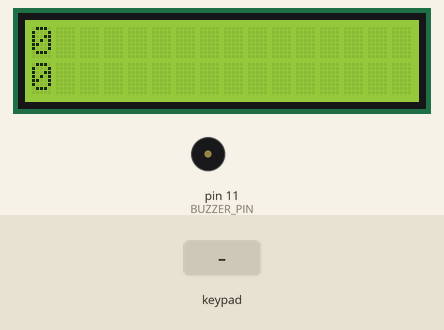
The sketch below on a simulated Arduino Uno, built with avr-gcc and run on an emulated ATmega328P. Parts: 16×2 character LCD, buzzer (waves = sounding). The test bench sets the inputs (shaded band).

Above: at 3.6 s.
3.7 s: keypad keys 9 8 7 6 A pressed 0.4 s apart
At 6.2 s:
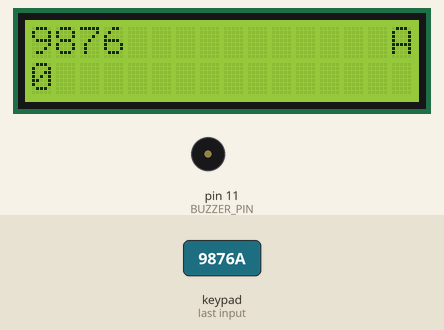
7.2 s: key 'B' pressed
At 8.0 s:
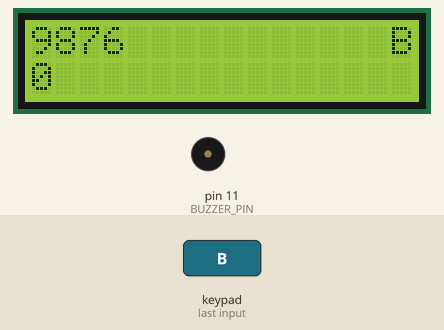
10.2 s: key 'C' pressed
At 11.8 s:
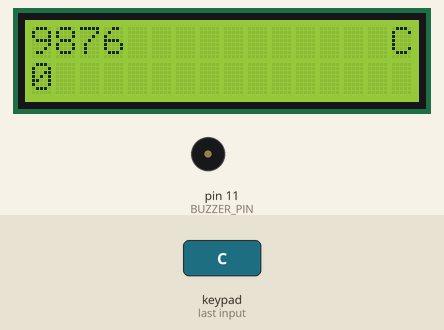
12.1 s: keypad keys 9 8 7 6 D pressed 0.4 s apart
At 14.6 s:
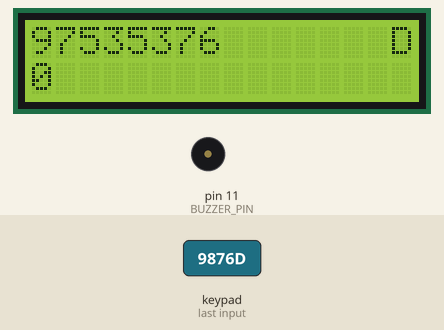
15.7 s: key 'A' pressed
At 16.9 s:
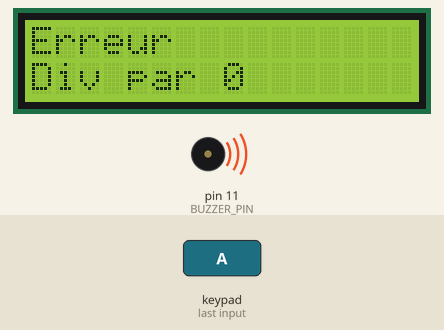
Timing chart, 0 to 18.7 s (numbered marks = the images above; inputs shaded):
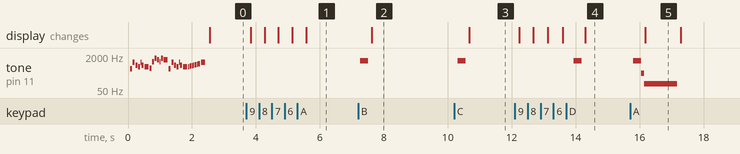

The sketch:

code.ino
```cpp
#include "LiquidCrystal_I2C.h"
#include "string.h"
#include <Keypad.h>

//definition note musique
#define NOTE_B0 31
#define NOTE_C1 33
#define NOTE_CS1 35
#define NOTE_D1 37
#define NOTE_DS1 39
#define NOTE_E1 41
#define NOTE_F1 44
#define NOTE_FS1 46
#define NOTE_G1 49
#define NOTE_GS1 52
#define NOTE_A1 55
#define NOTE_AS1 58
#define NOTE_B1 62
#define NOTE_C2 65
#define NOTE_CS2 69
#define NOTE_D2 73
#define NOTE_DS2 78
#define NOTE_E2 82
#define NOTE_F2 87
#define NOTE_FS2 93
#define NOTE_G2 98
#define NOTE_GS2 104
#define NOTE_A2 110
#define NOTE_AS2 117
#define NOTE_B2 123
#define NOTE_C3 131
#define NOTE_CS3 139
#define NOTE_D3 147
#define NOTE_DS3 156
#define NOTE_E3 165
#define NOTE_F3 175
#define NOTE_FS3 185
#define NOTE_G3 196
#define NOTE_GS3 208
#define NOTE_A3 220
#define NOTE_AS3 233
#define NOTE_B3 247
#define NOTE_C4 262
#define NOTE_CS4 277
#define NOTE_D4 294
#define NOTE_DS4 311
#define NOTE_E4 330
#define NOTE_F4 349
#define NOTE_FS4 370
#define NOTE_G4 392
#define NOTE_GS4 415
#define NOTE_A4 440
#define NOTE_AS4 466
#define NOTE_B4 494
#define NOTE_C5 523
#define NOTE_CS5 554
#define NOTE_D5 587
#define NOTE_DS5 622
#define NOTE_F5 698
#define NOTE_FS5 740
#define NOTE_G5 784
#define NOTE_A5 880
#define NOTE_AS5 932
#define NOTE_B5 988
#define NOTE_C6 1047
#define NOTE_CS6 1109
#define NOTE_D6 1175
#define NOTE_DS6 1245
#define NOTE_E6 1319
#define NOTE_F6 1397
#define NOTE_FS6 1480
#define NOTE_G6 1568
#define NOTE_GS6 1661
#define NOTE_A6 1760
#define NOTE_AS6 1865
#define NOTE_B6 1976
#define NOTE_C7 2093
#define NOTE_CS7 2217
#define NOTE_D7 2349
#define NOTE_DS7 2489
#define NOTE_E7 2637
#define NOTE_F7 2794
#define NOTE_FS7 2960
#define NOTE_G7 3136
#define NOTE_GS7 3322
#define NOTE_A7 3520
#define NOTE_AS7 3729
#define NOTE_B7 3951
#define NOTE_C8 4186
#define NOTE_CS8 4435
#define NOTE_D8 4699
#define NOTE_DS8 4978
#define NOTE_B0  31
#define NOTE_C1  33
#define NOTE_CS1 35
#define NOTE_D1  37
#define NOTE_DS1 39
#define NOTE_E1  41
#define NOTE_F1  44
#define NOTE_FS1 46
#define NOTE_G1  49
#define NOTE_GS1 52
#define NOTE_A1  55
#define NOTE_AS1 58
#define NOTE_B1  62
#define NOTE_C2  65
#define NOTE_CS2 69
#define NOTE_D2  73
#define NOTE_DS2 78
#define NOTE_E2  82
#define NOTE_F2  87
#define NOTE_FS2 93
#define NOTE_G2  98
#define NOTE_GS2 104
#define NOTE_A2  110
#define NOTE_AS2 117
#define NOTE_B2  123
#define NOTE_C3  131
#define NOTE_CS3 139
#define NOTE_DB3 139
#define NOTE_D3  147
#define NOTE_DS3 156
#define NOTE_EB3 156
#define NOTE_E3  165
#define NOTE_F3  175
#define NOTE_FS3 185
#define NOTE_G3  196
#define NOTE_GS3 208
#define NOTE_A3  220
#define NOTE_AS3 233
#define NOTE_B3  247
#define NOTE_C4  262
#define NOTE_CS4 277
#define NOTE_D4  294
#define NOTE_DS4 311
#define NOTE_E4  330
#define NOTE_F4  349
#define NOTE_FS4 370
#define NOTE_G4  392
#define NOTE_GS4 415
#define NOTE_A4  440
#define NOTE_AS4 466
#define NOTE_D5  587
#define NOTE_DS5 622
#define NOTE_G5  784
#define NOTE_GS5 831
#define NOTE_AS5 932
#define NOTE_CS6 1109
#define NOTE_D6  1175
#define NOTE_DS6 1245
#define NOTE_F6  1397
#define NOTE_FS6 1480
#define NOTE_GS6 1661
#define NOTE_A6  1760
#define NOTE_AS6 1865
#define NOTE_B6  1976
#define NOTE_C7  2093
#define NOTE_CS7 2217
#define NOTE_D7  2349
#define NOTE_DS7 2489
#define NOTE_E7  2637
#define NOTE_F7  2794
#define NOTE_FS7 2960
#define NOTE_G7  3136
#define NOTE_GS7 3322
#define NOTE_A7  3520
#define NOTE_AS7 3729
#define NOTE_B7  3951
#define NOTE_C8  4186
#define NOTE_CS8 4435
#define NOTE_D8  4699
#define NOTE_DS8 4978
#define REST     0
#define NOTE_A5  880
#define NOTE_B5  988
#define NOTE_G6  1568
#define NOTE_C6  1047
#define NOTE_E6  1319
#define NOTE_C5  523
#define NOTE_CS5 554
#define NOTE_FS5 740
#define NOTE_E5  659
#define NOTE_F5  698
#define NOTE_B4  494
#define NOTE_GS5 831
#define NOTE_E5 659


//création objet LCD
LiquidCrystal_I2C LCD(0x27,16,2);

//def constante utile et autre variables
int line = 0;
int row=0;
String valeur ;
long nombreA=0;
long nombreB=0;
String operateur="0";
int reste=0;
#define BUZZER_PIN 11

//defition musique pacman
int melody[] = {
  NOTE_B4, NOTE_B5, NOTE_FS5, NOTE_DS5,
  NOTE_B5, NOTE_FS5, NOTE_DS5, NOTE_C5,
  NOTE_C6, NOTE_G6, NOTE_E6, NOTE_C6, NOTE_G6, NOTE_E6,

  NOTE_B4, NOTE_B5, NOTE_FS5, NOTE_DS5, NOTE_B5,
  NOTE_FS5, NOTE_DS5, NOTE_DS5, NOTE_E5, NOTE_F5,
  NOTE_F5, NOTE_FS5, NOTE_G5, NOTE_G5, NOTE_GS5, NOTE_A5, NOTE_B5
};

int durations[] = {
  16, 16, 16, 16,
  32, 16, 8, 16,
  16, 16, 16, 32, 16, 8,

  16, 16, 16, 16, 32,
  16, 8, 32, 32, 32,
  32, 32, 32, 32, 32, 16, 8
};


const int ROW_NUM = 4; //four rows
const int COLUMN_NUM = 4; //four columns

char keys[ROW_NUM][COLUMN_NUM] = {
  {'1','2','3', 'A'},
  {'4','5','6', 'B'},
  {'7','8','9', 'C'},
  {'*','0','#', 'D'}
};

byte pin_rows[ROW_NUM] = {9, 8, 7, 6}; //connect to the row pinouts of the keypad
byte pin_column[COLUMN_NUM] = {5, 4, 3, 2}; //connect to the column pinouts of the keypad

Keypad keypad = Keypad( makeKeymap(keys), pin_rows, pin_column, ROW_NUM, COLUMN_NUM );


void setup() {
  pinMode(BUZZER_PIN, OUTPUT);
  //demarage écran Lcd
  LCD.init(); // initialisation de l'afficheur
  LCD.backlight();
  LCD.setCursor(2, 0);
  LCD.print("HELLO  WORLD");
  Serial.begin(9600);
  //début musique pacman de démarrage
  int size = sizeof(durations) / sizeof(int);

  for (int note = 0; note < size; note++) {
    //to calculate the note duration, take one second divided by the note type.
    //e.g. quarter note = 1000 / 4, eighth note = 1000/8, etc.
    int duration = 1000 / durations[note];
    tone(BUZZER_PIN, melody[note], duration);

    //to distinguish the notes, set a minimum time between them.
    //the note's duration + 30% seems to work well:
    int pauseBetweenNotes = duration * 1.30;
    delay(pauseBetweenNotes);

    //stop the tone playing:
    noTone(BUZZER_PIN);
  }
  //Fin initialisation
}


void loop(){
  //début programme principal
  //On rajoute un délai entre chaque itération
  delay(100);
  //on utilise la fonction getkey() pour voir quel touche est préssé sur le keypad
  char key = keypad.getKey();
  //on réinitialise l'écran LCD et on écrit les valeurs stoqué actuellement dessus
  //Premiere ligne : nombreA et éventuellement l'opération qu'on souhaite faire actuellement
  //Deuxième ligne : nombreB
  LCD.clear();
  LCD.setCursor(0,0);
  LCD.print(nombreA);
  LCD.setCursor(0,1);
  LCD.print(nombreB);
  //Si il n'y a pas d'opérations en cours, pas besoin d'afficher un opérateur
  if (operateur!="0"){
    LCD.setCursor(15,0);
    LCD.print(operateur);
  }
  //détection appuie touche
  if (key){
    //on convertie le char key en string pour pouvoir effectuer des comparaisons
    valeur = String(key);
    //Si on est en train de renseigner nombreA et qu'on appuie sur un nombre
    if ((valeur!="A")&&(valeur!="B")&&(valeur!="C")&&(valeur!="D")&&(operateur=="0")&&(valeur!="*")&&(valeur!="#")){
      //Si le nombre ne cause pas d'overflow
      if ((nombreA*10+ valeur.toInt()<=9999999)&&(nombreA*10+ valeur.toInt()>=-9999999)){
        nombreA= nombreA*10+ valeur.toInt();
      }
      //Si overflow
      else{
        tone (11, 300);
        LCD.clear();
        LCD.setCursor(0,0);
        LCD.print("Erreur");
        delay(1000);
        nombreA=0;
        nombreB=0;
        operateur="0";
        delay(500);
        noTone (11);
      }
    }
    //Sinon si on renseigne nombreB
    else if ((valeur!="A")&&(valeur!="B")&&(valeur!="C")&&(valeur!="D")&&(valeur!="#")&&(valeur!="*")){
      //Si ne cause pas d'overflow
      if ((nombreB*10+ valeur.toInt()<=9999999)&&(nombreB*10+ valeur.toInt()>=-9999999)){
        nombreB= nombreB*10+ valeur.toInt();
      }
      //Si overflow
      else{
        tone (11, 300);
        LCD.clear();
        LCD.setCursor(0,0);
        LCD.print("Erreur");
        delay(1000);
        nombreA=0;
        nombreB=0;
        operateur="0";
        delay(500);
        noTone (11);
      }
    }
    // Dans le cas ou c'est une opération
    else {
      //Si addition
      if(valeur=="A"){
        if (operateur=="0") {
          operateur="A";
        }
        else{
          egalite();
          operateur="A";
        }
        }
      //Si soustraction
      else if(valeur=="B"){
        if (operateur=="0") {
          operateur="B";
        }
        else{
          egalite();
          operateur="B";
        }
        }
      //Si multiplication
      else if(valeur=="C"){
        if (operateur=="0") {
          operateur="C";
        }
        else{
          egalite();
          operateur="C";
        }
        }
      //Si division
      else if(valeur=="D"){
        if ((operateur=="0")) {
          operateur="D";
        }


        else{
          egalite();
          operateur="D";
        }
        }
      //Si on souhaite calculer les valeurs
      else if(valeur=="#"){
        egalite();
        }
      //Si on souhaite renitialiser
      else if(valeur=="*"){
        nombreA=0;
        nombreB=0;
        operateur="0";
        tone (11, 600);
        delay(500);
        noTone (11);
        }
    }
    }
  }

//Fonction permettant d'effectuer les calculs après égalité.
int egalite(){
  tone (11, 1200);
  delay(250);
  noTone (11);
  if(operateur=="A"){
          nombreA=nombreA+nombreB;
          nombreB=0;
          operateur="0";
          }
        else if(operateur=="B"){
          nombreA=nombreA-nombreB;
          nombreB=0;
          operateur="0";
          }
        else if(operateur=="C"){
          nombreA=nombreA*nombreB;
          nombreB=0;
          operateur="0";
          }
        else if(operateur=="D"){

          //Système anti division par 0
          if (nombreB==0){
            tone (11, 300);
            delay(100);
            tone(11,100);
            LCD.clear();
            LCD.setCursor(0,0);
            LCD.print("Erreur");
            LCD.setCursor(0,1);
            LCD.print("Div par 0");
            delay(1000);
            nombreA=0;
            nombreB=0;
            operateur="0";
            noTone (11);
            }
          if(nombreB!=0){
              nombreA=nombreA/nombreB;
              nombreB=0;
              operateur="0";
              }
          //Système anti division par 0

          }
  //gestion overflow
  if ((nombreA>=99999999)||(nombreA<=-99999999)){
    LCD.clear();
    LCD.setCursor(0,0);
    LCD.print("Erreur");
    delay(1000);
    nombreA=0;
    nombreB=0;
    operateur="0";
  }
}
```

Measured:
- after the input at 3.7 s, the display: first changes after 0.14 s (image 1 shows a later state)
- after the input at 7.2 s, tone on pin 11 (BUZZER_PIN): silent → 1200 Hz after 0.06 s, → silent 0.25 s later; the display: changes after 0.42 s (image 2)
- after the input at 10.2 s, tone on pin 11 (BUZZER_PIN): silent → 1200 Hz after 0.10 s, → silent 0.25 s later; the display: changes after 0.47 s (image 3)
- after the input at 12.1 s, tone on pin 11 (BUZZER_PIN): silent → 1200 Hz after 1.8 s, → silent 0.25 s later; the display: first changes after 0.13 s (image 4 shows a later state)
- after the input at 15.7 s, tone on pin 11 (BUZZER_PIN): silent → 1200 Hz after 0.10 s, → 300 Hz 0.25 s later, → 100 Hz 0.10 s later, → silent 1.0 s later; the display: changes after 0.47 s (image 5)
- what the display in image 5 shows lasts 1.1 s, from 16.2 s to 17.3 s
